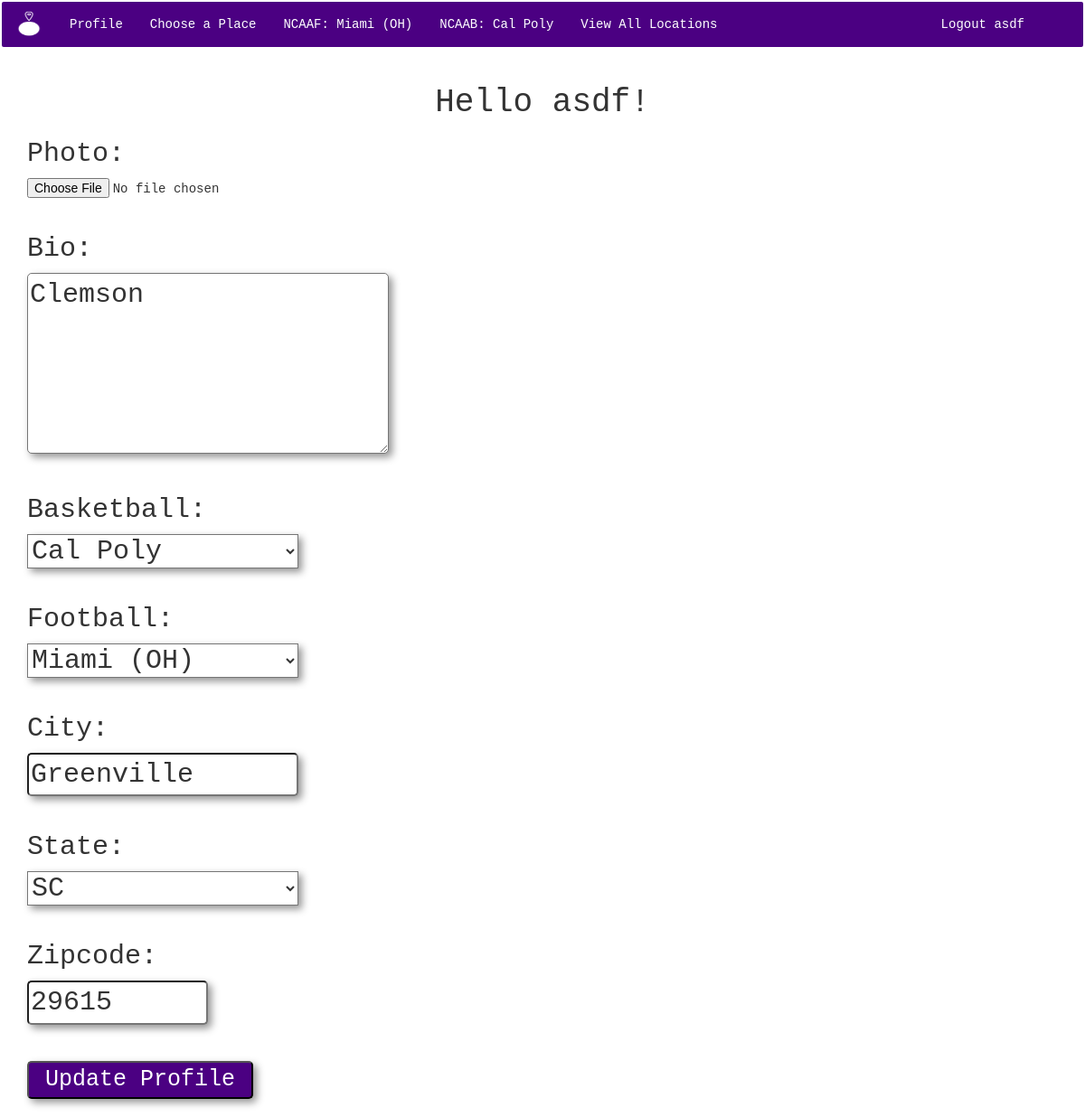
/accounts/profile/ (signed in), run on the app's committed database.
### app/models.py (models this page shows, shortened)
class Profile(models.Model):
    prof_user = models.OneToOneField(User)
    bio = models.TextField(null=True, blank=True)
    basketball = models.ForeignKey(BasketballTeam, null=True, blank=True)
    football = models.ForeignKey(FootballTeam, null=True, blank=True)
    city = models.CharField(max_length=50, null=True, blank=True)
    state = models.ForeignKey(State, null=True, blank=True)
    zipcode = models.CharField(max_length=10, null=True, blank=True)
    photo = models.ImageField(upload_to="profile_photos", null=True, blank=True, verbose_name="Profile Photo")

class FootballTeam(models.Model):
    school = models.CharField(max_length=30)
    name = models.CharField(max_length=30)
    def __str__(self):
        return self.school
    class Meta:
        ordering = ["school"]

class BasketballTeam(models.Model):
    school = models.CharField(max_length=30)
    name = models.CharField(max_length=30)
    def __str__(self):
        return self.school
    class Meta:
        ordering = ["school"]

### app/views.py (the view)
# urls.py: url(r'^accounts/profile/$', ProfileUpdateView.as_view(), name='profile_update_view'),
class ProfileUpdateView(LoginRequiredMixin, UpdateView):
    success_url = reverse_lazy("profile_update_view")
    fields = ["bio", "photo", "basketball", "football", "city", "state", "zipcode"]
    def get_object(self, queryset=None):
        return self.request.user.profile

### app/models.py (called while the page is built)
    def __str__(self):
        return self.state_name

### templates/app/profile_form.html (shortened to what this page needs)
{% extends "base.html" %}
{% block content %}
<h1 class="center">Hello {{ request.user }}!</h1>
<form class="" action="" method="post" enctype= "multipart/form-data">
  <h2>Photo:</h2> {{ form.photo }} <br>
  <h2>Bio:</h2> {{ form.bio }}<br><br>
  <h2>Basketball:</h2> {{ form.basketball }}<br><br>
  <h2>Football:</h2> {{ form.football }}<br><br>
  <h2>City:</h2> {{ form.city }} <br><br>
  <h2>State:</h2> {{ form.state }} <br><br>
  <h2>Zipcode:</h2> {{ form.zipcode }} <br><br><br>
<input class="button" type="submit" name="name" value="Update Profile"> <br><br>
</form>
{% endblock %}

### templates/base.html (shortened to what this page needs)
<!DOCTYPE html>
{% load staticfiles %}
    <link rel="stylesheet" href='{% static "app/css/bootstrap.css" %}' media="screen" title="bootstrap" charset="utf-8">
    <link rel="stylesheet" href='{% static "app/css/app.css" %}' media="screen" title="bootstrap" charset="utf-8">
      {% if request.user.is_authenticated %}
      <nav class="navbar navbar-default">
      <ul class="nav navbar-nav">
        <li><img id="navbar_logo" src='{% static "app/fanatik.png" %}' alt="" /></li>
        <li><a href="{% url 'profile_update_view' %}" role="button">Profile</a></li>
        <li><a href="{% url 'get_places_view' %}">Choose a Place</a></li>
        <li><a href="{% url 'football_location_list_view' %}">NCAAF: {{ request.user.profile.football }}</a></li>
        <li><a href="{% url 'basketball_location_list_view' %}">NCAAB: {{ request.user.profile.basketball }}</a></li>
        <li><a href="{% url 'all_locations_list_view' %}">View All Locations</a></li>
        <li id="right"><a href="{% url 'logout' %}?next=/" role="button">Logout {{ request.user }}</a></li>
      </nav>
      {% endif %}
      <div class="container">
        {% block content %}
        {% endblock %}
      </div>

### app/static/app/css/app.css (style rules this page uses)
#navbar_logo { padding-top: 10px; height: 40px; width: 60px; border: 0px; }
.navbar { background-color: indigo; border: 2px solid white; }
.nav.navbar-nav li a { color: white; }
#id_bio { border-radius: 5px; height: 200px; width: 400px; font-size: 30px; box-shadow: 4px 4px 8px rgba(0, 0, 0, 0.42); }
.center { text-align: center; }
#right { position: absolute; right: 50px; }
#id_football { -webkit-appearance: menulist-button; width: 300px; font-size: 30px; box-shadow: 4px 4px 8px rgba(0, 0, 0, 0.42); background-color: white; }
#id_basketball { -webkit-appearance: menulist-button; width: 300px; font-size: 30px; box-shadow: 4px 4px 8px rgba(0, 0, 0, 0.42); background-color: white; }
#id_city { border-radius: 5px; width: 300px; font-size: 30px; box-shadow: 4px 4px 8px rgba(0, 0, 0, 0.42); }
#id_state { -webkit-appearance: menulist-button; width: 300px; font-size: 30px; box-shadow: 4px 4px 8px rgba(0, 0, 0, 0.42); background-color: white; }
input[type="submit"] { width: 250px; font-size: 25px; }
.button { border-radius: 5px; background-color: indigo; color: white; box-shadow: 4px 4px 8px rgba(0, 0, 0, 0.42); }
form { margin: 500; }
#id_zipcode { border-radius: 5px; width: 200px; font-size: 30px; box-shadow: 4px 4px 8px rgba(0, 0, 0, 0.42); }

### data on the page
Profile: bio "Clemson", basketball "Cal Poly", football "Miami (OH)", city "Greenville", state "SC", zipcode "29615"

### other printed values
{{ request.user.profile.football }} "Miami (OH)"
{{ request.user.profile.basketball }} "Cal Poly"
{{ request.user }} "asdf"
